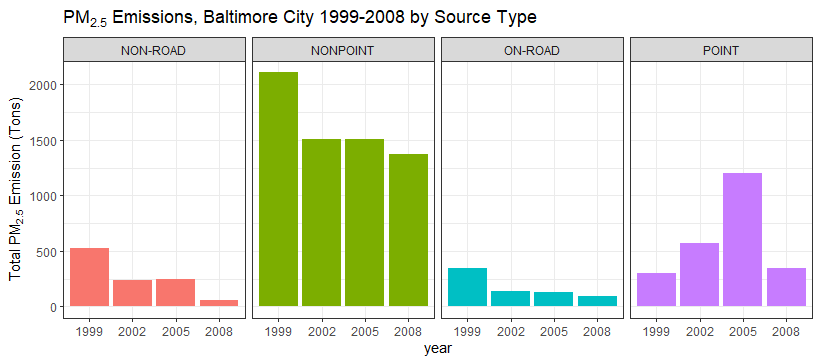

Generate this figure with R:
library(ggplot2)
gggraph <- ggplot(baltimoreNEI,aes(factor(year),Emissions,fill=type)) + geom_bar(stat="identity") + theme_bw() + guides(fill=FALSE) + facet_grid(.~type,scales = "free",space="free") + labs(x="year", y=expression("Total PM"[2.5]*" Emission (Tons)")) + labs(title=expression("PM"[2.5]*" Emissions, Baltimore City 1999-2008 by Source Type"))
print(gggraph)
